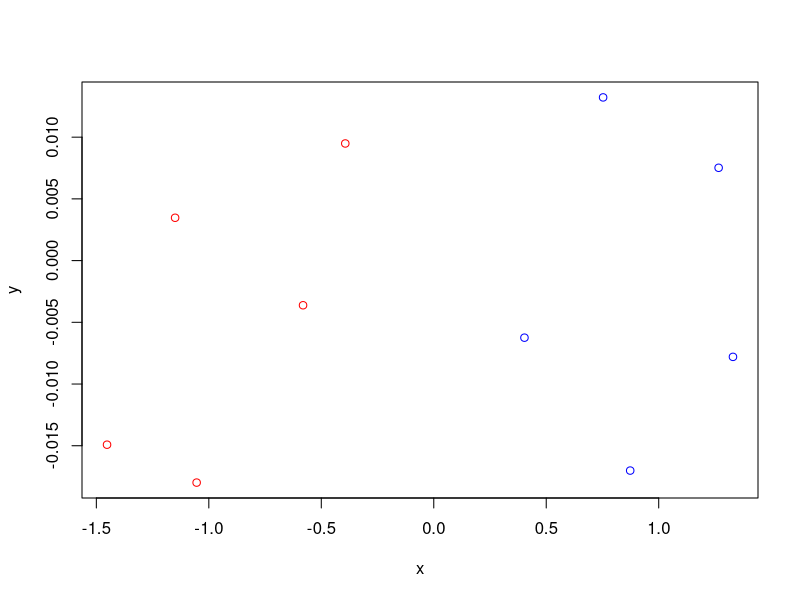

Recreate this plot in R.
install.packages("ggplot2")
library("ggplot2")

x <- rnorm(10, c(-1,1), 0.25)
y <- rnorm(10,0,0.01)
plot(x,y,col = c("red","blue"))
